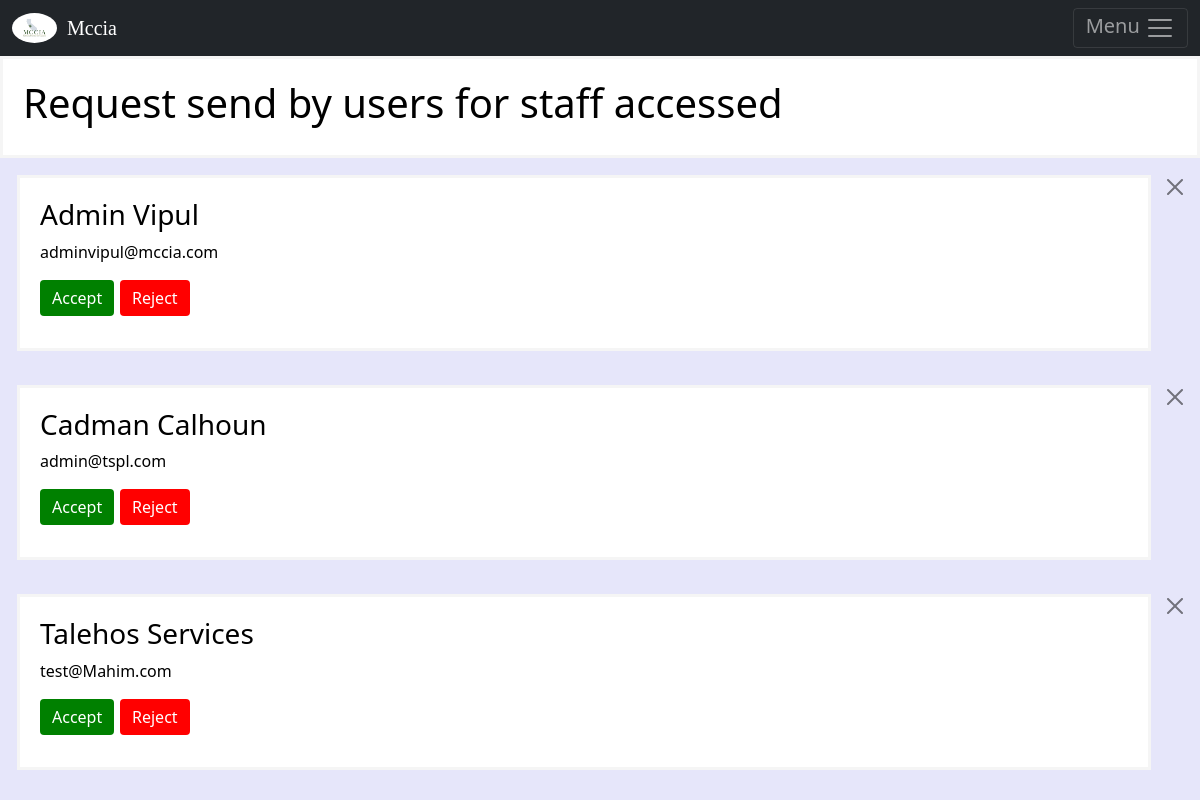
The page /request on the database its author committed.
### mapeventApp/models.py (models this page shows, shortened)
class Staff(models.Model):
	first_name = models.CharField(max_length=122)
	last_name = models.CharField(max_length=122)
	username= models.CharField(max_length=122)
	email= models.CharField(max_length=122)
	password= models.CharField(max_length=122)

### mapeventApp/eventsform/staffrequest.py (the view, shortened to what this page needs)
# urls.py: path('request',staffrequest.request, name='request'),
def request(request):
	user = Staff.objects.all()
	return render(request,'request.html',{'users':user})

### templates/request.html (shortened to what this page needs)
{% extends 'base.html' %}
{% block content %}
                <div class="msg8">
                <h1> Request send by users for staff accessed </h1></div>
                {% if users   %}
                  {% for user1 in users %}
                  <div class="alert alert-dismissible fade show my-0" role="alert">
                <div class="msg8">
                  <h3> {{user1.first_name.title}} {{user1.last_name.title}} </h3>
                      <p> {{user1.email}} </p>
                      <form method="post">
                      <button type="submit" class="btn btn-primary" name="user" style="decoration:none;border:none;background-color:Green;display:inline-block;position: absolute;"> Accept  </button> </form>
                       <form method="post">
                         <button type="submit" class="btn btn-primary" name="user1" style="decoration:none;border:none;background-color:Red;display:inline-block;position: absolute;margin-left:80px;">  Reject  </button>
                        </form>
                      <button type="button" class="btn-close" data-bs-dismiss="alert" aria-label="Close"></button>
                  <Br><br>
                </div>
              </div>
                {% endfor %}
                {% endif %}
{% endblock %}

### mapeventApp/static/style.css (style rules this page uses)
.msg8 { margin: auto; padding: 20px; height: auto; border-width: 2px; border:solid; border-color:whitesmoke; color: black ; box-sizing: border-box; background-color: white; }

### rows shown on the page
Staff: first_name "Admin", last_name "Vipul", email "adminvipul@mccia.com"
Staff: first_name "Cadman", last_name "Calhoun", email "admin@tspl.com"
Staff: first_name "Talehos", last_name "Services", email "test@Mahim.com"
